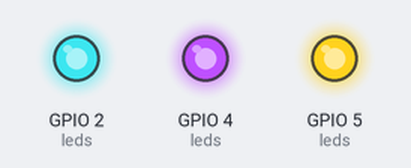
Bench run of a sketch on a simulated ESP32. Parts: output pins drawn as LEDs (lit = HIGH).

Above: at 0.12 s.
At 0.87 s:
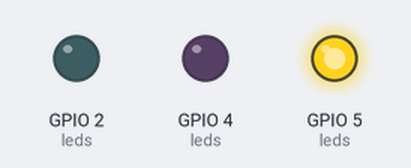
At 1.37 s:
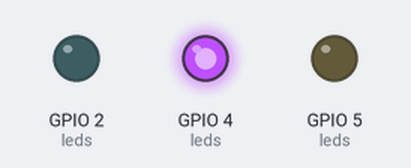
At 1.87 s:
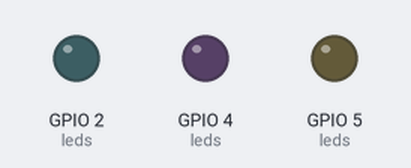
At 3.12 s:
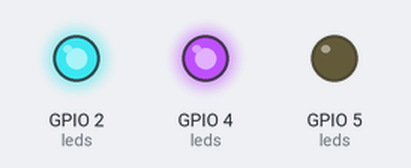
At 4.37 s:
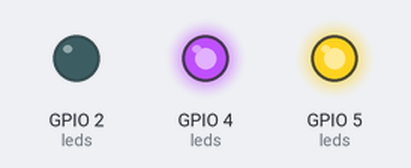
Timing chart, 0 to 4.7 s (numbered marks = the images above):
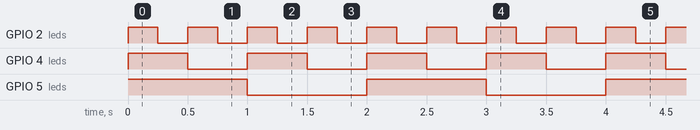

Measured:
- by itself, GPIO 2 (leds): alternates HIGH for 0.25 s and LOW for 0.25 s
- by itself, GPIO 4 (leds): alternates HIGH for 0.50 s and LOW for 0.50 s
- by itself, GPIO 5 (leds): alternates HIGH for 1.0 s and LOW for 1.0 s

The sketch:

sketch.ino
```cpp
#include <freertos/FreeRTOS.h>
#include <freertos/task.h>
#include "driver/gpio.h"

#define YELLOW GPIO_NUM_5
#define PURPLE GPIO_NUM_4
#define CIAN  GPIO_NUM_2
#define N_LEDS 3

typedef struct {
  gpio_num_t pin;
  int time;
} Task;

Task leds[N_LEDS] = {{YELLOW, 1000}, {PURPLE, 500}, {CIAN, 250}};

void runTasks(void *pvParameter) {
  gpio_num_t pin = ((Task *)pvParameter)->pin;
  int time = ((Task *)pvParameter)->time;;
  while (true) {
    gpio_set_level(pin, 1);
    vTaskDelay(pdMS_TO_TICKS(time));
    gpio_set_level(pin, 0);
    vTaskDelay(pdMS_TO_TICKS(time));
  }
}

void confLEDS() {
  for (int i = 0; i < N_LEDS; i++) {
    gpio_reset_pin(leds[i].pin);
    gpio_set_direction(leds[i].pin, GPIO_MODE_OUTPUT);
  }
}

void createTasks() {
  for (int i = 0; i < N_LEDS; i++) {
    xTaskCreate(
      runTasks, // task function
      "led_task" +i, // task name
      2048, // stack size in words
      &leds[i], // pointer to parameters
      5, // priority
      NULL); // out pointer to task handle
  }
}

extern "C" void app_main()
{
  confLEDS();
  createTasks();
}
```
